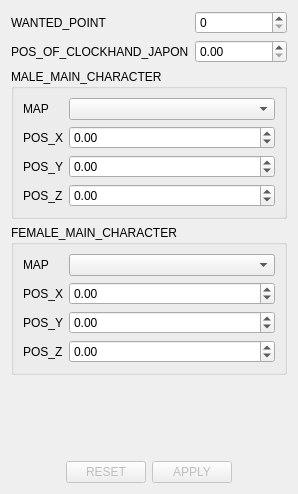
<?xml version="1.0" encoding="UTF-8"?>
<ui version="4.0">
 <class>Section242Tab</class>
 <widget class="QWidget" name="Section242Tab">
  <property name="geometry">
   <rect>
    <x>0</x>
    <y>0</y>
    <width>298</width>
    <height>494</height>
   </rect>
  </property>
  <property name="windowTitle">
   <string notr="true">Form</string>
  </property>
  <layout class="QVBoxLayout" name="verticalLayout">
   <item>
    <layout class="QFormLayout" name="formLayout_5">
     <item row="1" column="0">
      <widget class="QLabel" name="label">
       <property name="text">
        <string>POS_OF_CLOCKHAND_JAPON</string>
       </property>
      </widget>
     </item>
     <item row="1" column="1">
      <widget class="QDoubleSpinBox" name="timeSB">
       <property name="maximum">
        <double>11.990000000000000</double>
       </property>
      </widget>
     </item>
     <item row="0" column="0">
      <widget class="QLabel" name="label_3">
       <property name="text">
        <string>WANTED_POINT</string>
       </property>
      </widget>
     </item>
     <item row="0" column="1">
      <widget class="QSpinBox" name="WPCB">
       <property name="maximum">
        <number>999999</number>
       </property>
      </widget>
     </item>
    </layout>
   </item>
   <item>
    <widget class="QGroupBox" name="groupBox">
     <property name="title">
      <string>MALE_MAIN_CHARACTER</string>
     </property>
     <layout class="QHBoxLayout" name="horizontalLayout_2">
      <item>
       <layout class="QFormLayout" name="formLayout_2">
        <item row="0" column="0">
         <widget class="QLabel" name="label_2">
          <property name="text">
           <string>MAP</string>
          </property>
         </widget>
        </item>
        <item row="0" column="1">
         <widget class="QComboBox" name="mapCB"/>
        </item>
        <item row="1" column="1">
         <widget class="QDoubleSpinBox" name="posXSB">
          <property name="minimum">
           <double>-20000.000000000000000</double>
          </property>
          <property name="maximum">
           <double>20000.000000000000000</double>
          </property>
         </widget>
        </item>
        <item row="1" column="0">
         <widget class="QLabel" name="label_4">
          <property name="text">
           <string>POS_X</string>
          </property>
         </widget>
        </item>
        <item row="2" column="1">
         <widget class="QDoubleSpinBox" name="posYSB">
          <property name="minimum">
           <double>-20000.000000000000000</double>
          </property>
          <property name="maximum">
           <double>20000.000000000000000</double>
          </property>
         </widget>
        </item>
        <item row="2" column="0">
         <widget class="QLabel" name="label_5">
          <property name="text">
           <string>POS_Y</string>
          </property>
         </widget>
        </item>
        <item row="3" column="0">
         <widget class="QLabel" name="label_6">
          <property name="text">
           <string>POS_Z</string>
          </property>
         </widget>
        </item>
        <item row="3" column="1">
         <widget class="QDoubleSpinBox" name="posZSB">
          <property name="minimum">
           <double>-20000.000000000000000</double>
          </property>
          <property name="maximum">
           <double>20000.000000000000000</double>
          </property>
         </widget>
        </item>
       </layout>
      </item>
     </layout>
    </widget>
   </item>
   <item>
    <widget class="QGroupBox" name="groupBox_2">
     <property name="title">
      <string>FEMALE_MAIN_CHARACTER</string>
     </property>
     <layout class="QHBoxLayout" name="horizontalLayout_4">
      <item>
       <layout class="QFormLayout" name="formLayout_3">
        <item row="0" column="0">
         <widget class="QLabel" name="label_7">
          <property name="text">
           <string>MAP</string>
          </property>
         </widget>
        </item>
        <item row="0" column="1">
         <widget class="QComboBox" name="mapFCB"/>
        </item>
        <item row="1" column="0">
         <widget class="QLabel" name="label_8">
          <property name="text">
           <string>POS_X</string>
          </property>
         </widget>
        </item>
        <item row="1" column="1">
         <widget class="QDoubleSpinBox" name="posXFSB">
          <property name="minimum">
           <double>-20000.000000000000000</double>
          </property>
          <property name="maximum">
           <double>20000.000000000000000</double>
          </property>
         </widget>
        </item>
        <item row="2" column="0">
         <widget class="QLabel" name="label_9">
          <property name="text">
           <string>POS_Y</string>
          </property>
         </widget>
        </item>
        <item row="3" column="0">
         <widget class="QLabel" name="label_10">
          <property name="text">
           <string>POS_Z</string>
          </property>
         </widget>
        </item>
        <item row="2" column="1">
         <widget class="QDoubleSpinBox" name="posYFSB">
          <property name="minimum">
           <double>-20000.000000000000000</double>
          </property>
          <property name="maximum">
           <double>20000.000000000000000</double>
          </property>
         </widget>
        </item>
        <item row="3" column="1">
         <widget class="QDoubleSpinBox" name="posZFSB">
          <property name="minimum">
           <double>-20000.000000000000000</double>
          </property>
          <property name="maximum">
           <double>20000.000000000000000</double>
          </property>
         </widget>
        </item>
       </layout>
      </item>
     </layout>
    </widget>
   </item>
   <item>
    <spacer name="verticalSpacer">
     <property name="orientation">
      <enum>Qt::Vertical</enum>
     </property>
     <property name="sizeHint" stdset="0">
      <size>
       <width>20</width>
       <height>40</height>
      </size>
     </property>
    </spacer>
   </item>
   <item>
    <layout class="QHBoxLayout" name="horizontalLayout_3">
     <item>
      <spacer name="horizontalSpacer">
       <property name="orientation">
        <enum>Qt::Horizontal</enum>
       </property>
       <property name="sizeHint" stdset="0">
        <size>
         <width>40</width>
         <height>20</height>
        </size>
       </property>
      </spacer>
     </item>
     <item>
      <widget class="QPushButton" name="resetButton">
       <property name="enabled">
        <bool>false</bool>
       </property>
       <property name="text">
        <string>RESET</string>
       </property>
      </widget>
     </item>
     <item>
      <widget class="QPushButton" name="applyButton">
       <property name="enabled">
        <bool>false</bool>
       </property>
       <property name="text">
        <string>APPLY</string>
       </property>
      </widget>
     </item>
     <item>
      <spacer name="horizontalSpacer_2">
       <property name="orientation">
        <enum>Qt::Horizontal</enum>
       </property>
       <property name="sizeHint" stdset="0">
        <size>
         <width>40</width>
         <height>20</height>
        </size>
       </property>
      </spacer>
     </item>
    </layout>
   </item>
  </layout>
 </widget>
 <resources/>
 <connections/>
</ui>
